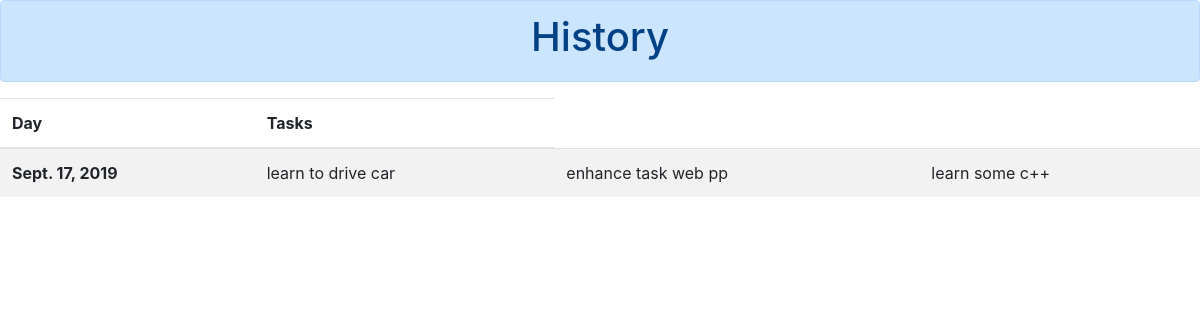
The page /history/ on the database as committed earlier.
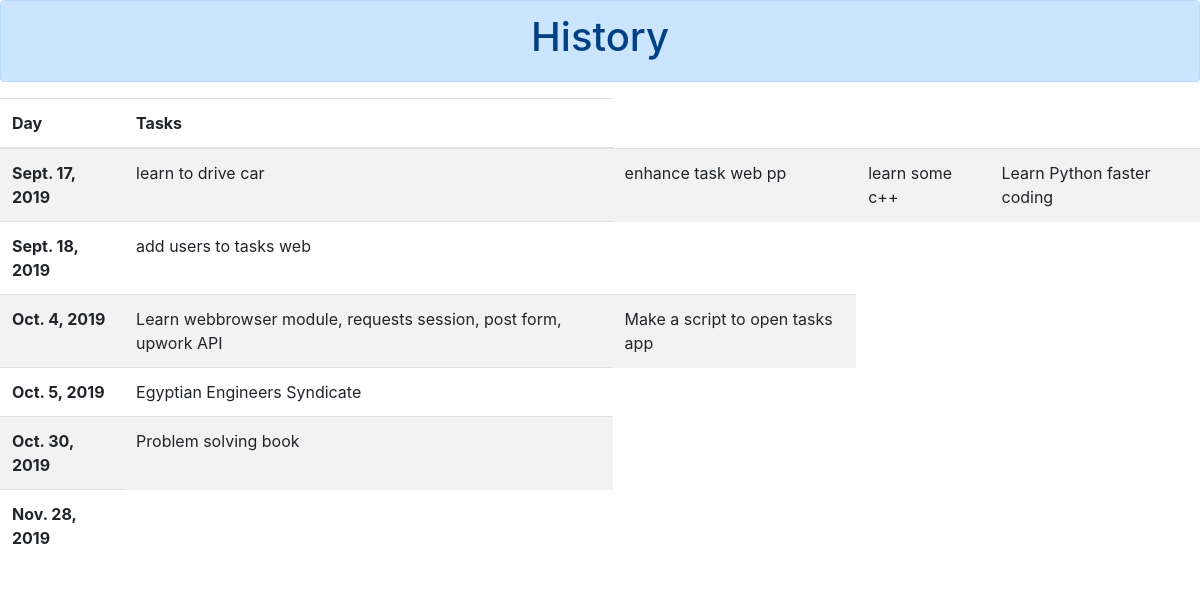
The same page on the database as committed later.
### tasks_app/models.py (models this page shows)
class Day(models.Model):
    date = models.DateField()
    daily_tasks = models.ManyToManyField(Task)

class Task(models.Model):
    task_name = models.CharField(max_length=200, null=True) # not null
    task_goal = models.CharField(max_length=200, blank=True)
    task_priority = models.PositiveSmallIntegerField(blank=True)
    task_reason = models.CharField(max_length=200, blank=True)
    task_duration = models.IntegerField(default=1)
    task_informations = models.CharField(max_length=200, blank=True)
    task_done = models.BooleanField(default=False)
    task_user = models.ForeignKey(User, on_delete=models.SET_NULL, null=True, blank=True)

### tasks_app/views.py (the view)
# urls.py: path('history/', views.history, name='history'),
def history(request):
    tasks = Task.objects.all()
    days = Day.objects.all()
    return render(request, "history.html", {"tasks":tasks, "days":days})

### tasks_app/templates/history.html (shortened to what this page needs)
<!doctype html>
<html lang="en">
<head>
    <link rel="stylesheet" href="https://stackpath.bootstrapcdn.com/bootstrap/4.3.1/css/bootstrap.min.css"
>
</head>
<body>
    <div class="alert alert-primary" style="text-align: center;">
        <h1>History</h1>
    </div>
    <table class="table table-striped ">
        <thead>
            <tr>
                <th scope="col">Day</th>
                <th scope="col">Tasks</th>
            </tr>
        </thead>
        <tbody>
            {% for day in days %}
            <tr>
                <th scope="row">{{day.date}}</th>
                {% for daily_task in day.daily_tasks.all %}
                <td>{{daily_task.task_name}}</td>
                {% endfor %}
            </tr>
            {% endfor %}
        </tbody>
    </table>
    {% load static %}
</body>
</html>

Rows that differ between the two databases and show on the page:
added Task: task_name "Learn Python faster coding", shown under Day "Sept. 17, 2019"
added Day: date "Sept. 18, 2019"
added Task: task_name "add users to tasks web", shown under "Sept. 18, 2019"
added Day: date "Oct. 4, 2019"
added Task: task_name "Learn webbrowser module, requests session, post form, upwork API", shown under "Oct. 4, 2019"
added Task: task_name "Make a script to open tasks app", shown under "Oct. 4, 2019"
added Day: date "Oct. 5, 2019"
added Task: task_name "Egyptian Engineers Syndicate", shown under "Oct. 5, 2019"
added Day: date "Oct. 30, 2019"
added Task: task_name "Problem solving book", shown under "Oct. 30, 2019"
added Day: date "Nov. 28, 2019"
